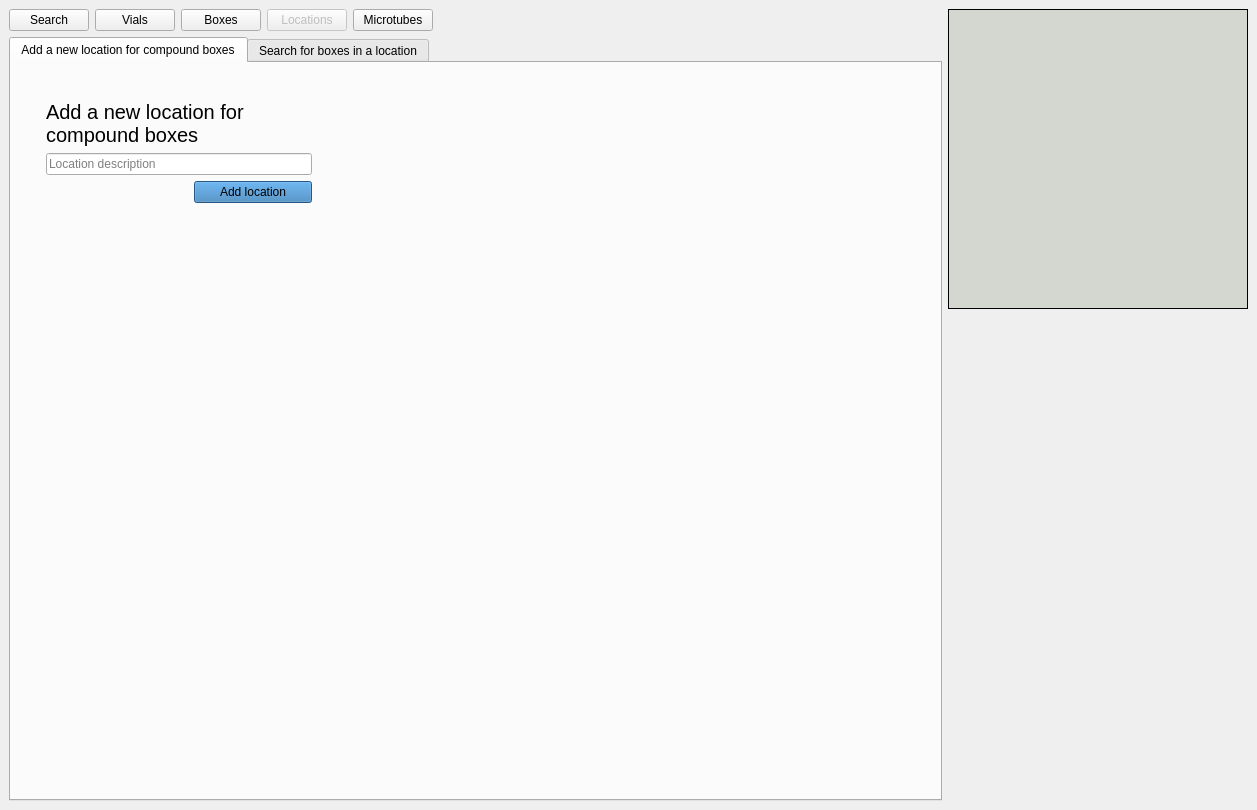
<?xml version="1.0" encoding="UTF-8"?>
<ui version="4.0">
 <class>MainWindow</class>
 <widget class="QMainWindow" name="MainWindow">
  <property name="geometry">
   <rect>
    <x>0</x>
    <y>0</y>
    <width>1257</width>
    <height>810</height>
   </rect>
  </property>
  <property name="windowTitle">
   <string>MainWindow</string>
  </property>
  <widget class="QWidget" name="centralwidget">
   <layout class="QGridLayout" name="gridLayout_7">
    <item row="0" column="0">
     <layout class="QGridLayout" name="gridLayout_6">
      <item row="0" column="0">
       <widget class="QPushButton" name="goto_search_btn">
        <property name="text">
         <string>Search</string>
        </property>
       </widget>
      </item>
      <item row="0" column="1">
       <widget class="QPushButton" name="goto_vials_btn">
        <property name="text">
         <string>Vials</string>
        </property>
       </widget>
      </item>
      <item row="0" column="2">
       <widget class="QPushButton" name="goto_boxes_btn">
        <property name="enabled">
         <bool>true</bool>
        </property>
        <property name="text">
         <string>Boxes</string>
        </property>
       </widget>
      </item>
      <item row="0" column="3">
       <widget class="QPushButton" name="goto_locations_btn">
        <property name="enabled">
         <bool>false</bool>
        </property>
        <property name="text">
         <string>Locations</string>
        </property>
       </widget>
      </item>
      <item row="0" column="4">
       <widget class="QPushButton" name="goto_microtubes_btn">
        <property name="text">
         <string>Microtubes</string>
        </property>
       </widget>
      </item>
      <item row="0" column="5">
       <spacer name="horizontalSpacer_5">
        <property name="orientation">
         <enum>Qt::Horizontal</enum>
        </property>
        <property name="sizeHint" stdset="0">
         <size>
          <width>438</width>
          <height>20</height>
         </size>
        </property>
       </spacer>
      </item>
      <item row="1" column="0" colspan="6">
       <widget class="QTabWidget" name="module_tab_wg">
        <property name="currentIndex">
         <number>0</number>
        </property>
        <widget class="QWidget" name="add_tab">
         <attribute name="title">
          <string>Add a new location for compound boxes</string>
         </attribute>
         <layout class="QGridLayout" name="gridLayout">
          <item row="0" column="1">
           <spacer name="verticalSpacer">
            <property name="orientation">
             <enum>Qt::Vertical</enum>
            </property>
            <property name="sizeType">
             <enum>QSizePolicy::Preferred</enum>
            </property>
            <property name="sizeHint" stdset="0">
             <size>
              <width>20</width>
              <height>28</height>
             </size>
            </property>
           </spacer>
          </item>
          <item row="1" column="0">
           <spacer name="horizontalSpacer_2">
            <property name="orientation">
             <enum>Qt::Horizontal</enum>
            </property>
            <property name="sizeType">
             <enum>QSizePolicy::Preferred</enum>
            </property>
            <property name="sizeHint" stdset="0">
             <size>
              <width>26</width>
              <height>20</height>
             </size>
            </property>
           </spacer>
          </item>
          <item row="1" column="1">
           <layout class="QVBoxLayout" name="verticalLayout_2">
            <item>
             <widget class="QLabel" name="label">
              <property name="font">
               <font>
                <pointsize>15</pointsize>
               </font>
              </property>
              <property name="text">
               <string>Add a new location for compound boxes</string>
              </property>
              <property name="wordWrap">
               <bool>true</bool>
              </property>
             </widget>
            </item>
            <item>
             <widget class="QLineEdit" name="loc_desc_eb">
              <property name="placeholderText">
               <string>Location description</string>
              </property>
             </widget>
            </item>
            <item>
             <layout class="QHBoxLayout" name="horizontalLayout">
              <item>
               <spacer name="horizontalSpacer">
                <property name="orientation">
                 <enum>Qt::Horizontal</enum>
                </property>
                <property name="sizeType">
                 <enum>QSizePolicy::Maximum</enum>
                </property>
                <property name="sizeHint" stdset="0">
                 <size>
                  <width>148</width>
                  <height>20</height>
                 </size>
                </property>
               </spacer>
              </item>
              <item>
               <widget class="QPushButton" name="add_loc_btn">
                <property name="styleSheet">
                 <string notr="true">background-color: rgb(51, 122, 183)</string>
                </property>
                <property name="text">
                 <string>Add location</string>
                </property>
               </widget>
              </item>
             </layout>
            </item>
           </layout>
          </item>
          <item row="1" column="2">
           <spacer name="horizontalSpacer_3">
            <property name="orientation">
             <enum>Qt::Horizontal</enum>
            </property>
            <property name="sizeHint" stdset="0">
             <size>
              <width>619</width>
              <height>20</height>
             </size>
            </property>
           </spacer>
          </item>
          <item row="2" column="1">
           <spacer name="verticalSpacer_2">
            <property name="orientation">
             <enum>Qt::Vertical</enum>
            </property>
            <property name="sizeHint" stdset="0">
             <size>
              <width>20</width>
              <height>552</height>
             </size>
            </property>
           </spacer>
          </item>
         </layout>
        </widget>
        <widget class="QWidget" name="search_tab">
         <attribute name="title">
          <string>Search for boxes in a location</string>
         </attribute>
         <layout class="QGridLayout" name="gridLayout_2">
          <item row="1" column="1">
           <layout class="QVBoxLayout" name="verticalLayout_3">
            <item>
             <widget class="QLabel" name="label_2">
              <property name="font">
               <font>
                <pointsize>15</pointsize>
               </font>
              </property>
              <property name="text">
               <string>Search for boxes in a location</string>
              </property>
              <property name="wordWrap">
               <bool>true</bool>
              </property>
             </widget>
            </item>
            <item>
             <layout class="QHBoxLayout" name="horizontalLayout_2">
              <item>
               <widget class="QLineEdit" name="lineEdit">
                <property name="text">
                 <string/>
                </property>
                <property name="placeholderText">
                 <string>Location</string>
                </property>
               </widget>
              </item>
              <item>
               <widget class="QPushButton" name="pushButton">
                <property name="styleSheet">
                 <string notr="true">background-color: rgb(51, 122, 183)</string>
                </property>
                <property name="text">
                 <string>Search Location</string>
                </property>
               </widget>
              </item>
             </layout>
            </item>
           </layout>
          </item>
          <item row="2" column="0">
           <spacer name="horizontalSpacer_4">
            <property name="orientation">
             <enum>Qt::Horizontal</enum>
            </property>
            <property name="sizeType">
             <enum>QSizePolicy::Fixed</enum>
            </property>
            <property name="sizeHint" stdset="0">
             <size>
              <width>35</width>
              <height>20</height>
             </size>
            </property>
           </spacer>
          </item>
          <item row="2" column="1" colspan="2">
           <widget class="QTableWidget" name="tableWidget">
            <property name="sortingEnabled">
             <bool>true</bool>
            </property>
            <attribute name="horizontalHeaderDefaultSectionSize">
             <number>200</number>
            </attribute>
            <attribute name="horizontalHeaderShowSortIndicator" stdset="0">
             <bool>true</bool>
            </attribute>
            <attribute name="horizontalHeaderStretchLastSection">
             <bool>true</bool>
            </attribute>
            <column>
             <property name="text">
              <string>Location Id</string>
             </property>
            </column>
            <column>
             <property name="text">
              <string>New Column</string>
             </property>
            </column>
            <column>
             <property name="text">
              <string>Location Description</string>
             </property>
            </column>
            <column>
             <property name="text">
              <string>Box Description</string>
             </property>
            </column>
           </widget>
          </item>
          <item row="0" column="1">
           <spacer name="verticalSpacer_3">
            <property name="orientation">
             <enum>Qt::Vertical</enum>
            </property>
            <property name="sizeType">
             <enum>QSizePolicy::Preferred</enum>
            </property>
            <property name="sizeHint" stdset="0">
             <size>
              <width>20</width>
              <height>35</height>
             </size>
            </property>
           </spacer>
          </item>
          <item row="2" column="3">
           <spacer name="horizontalSpacer_7">
            <property name="orientation">
             <enum>Qt::Horizontal</enum>
            </property>
            <property name="sizeType">
             <enum>QSizePolicy::Fixed</enum>
            </property>
            <property name="sizeHint" stdset="0">
             <size>
              <width>35</width>
              <height>20</height>
             </size>
            </property>
           </spacer>
          </item>
          <item row="1" column="2">
           <spacer name="horizontalSpacer_6">
            <property name="orientation">
             <enum>Qt::Horizontal</enum>
            </property>
            <property name="sizeHint" stdset="0">
             <size>
              <width>528</width>
              <height>20</height>
             </size>
            </property>
           </spacer>
          </item>
         </layout>
        </widget>
       </widget>
      </item>
     </layout>
    </item>
    <item row="0" column="1">
     <layout class="QVBoxLayout" name="verticalLayout">
      <item>
       <widget class="QLabel" name="structure_lab">
        <property name="minimumSize">
         <size>
          <width>300</width>
          <height>300</height>
         </size>
        </property>
        <property name="maximumSize">
         <size>
          <width>300</width>
          <height>300</height>
         </size>
        </property>
        <property name="styleSheet">
         <string notr="true">background-color: rgb(211, 215, 207); border: 1px solid black;</string>
        </property>
        <property name="text">
         <string/>
        </property>
       </widget>
      </item>
      <item>
       <spacer name="verticalSpacer_7">
        <property name="orientation">
         <enum>Qt::Vertical</enum>
        </property>
        <property name="sizeHint" stdset="0">
         <size>
          <width>20</width>
          <height>428</height>
         </size>
        </property>
       </spacer>
      </item>
     </layout>
    </item>
   </layout>
  </widget>
 </widget>
 <resources/>
 <connections/>
</ui>
